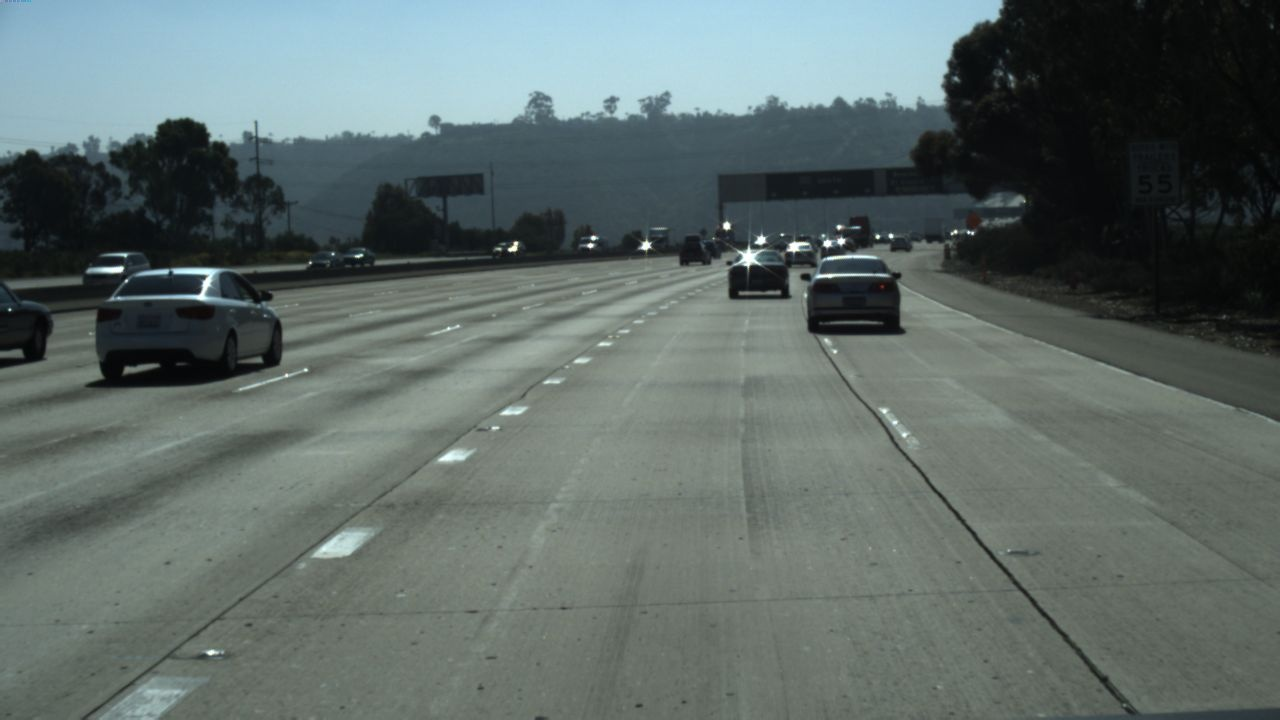
#> input picture lane/TUSimple/360/20.jpg, 1280 x 720 px, found by its file name
$ python visualize_annotation.py
#> lines starting #> are read from the running program, lines starting #| are printed output that depends on the picture; after the words box and inside, x2 and y2 are one past the last pixel; in counts of white or black regions, pixels touching at a corner belong together
import cv2
import json

img = cv2.imread("./TUSimple/360/20.jpg")
#> img is the input picture: shape (720, 1280, 3); mean B, G, R 104.7, 107.1, 94.9

with open("./TUSimple/label_data_0313.json", 'r') as f:
#> (reads lane/TUSimple/label_data_0313.json from the repository)
    labels = json.load(f)

lanes = labels['lanes']
h_samples = labels['h_samples']
colors = [(0, 0, 255), (0, 255, 0), (255, 0, 0), (255, 255, 0)]

for line, color in zip(lanes, colors):
    for x, y, in zip(line, h_samples):
        if x == -2:
            continue

        cv2.circle(img, (x, y), 2, color, 1)
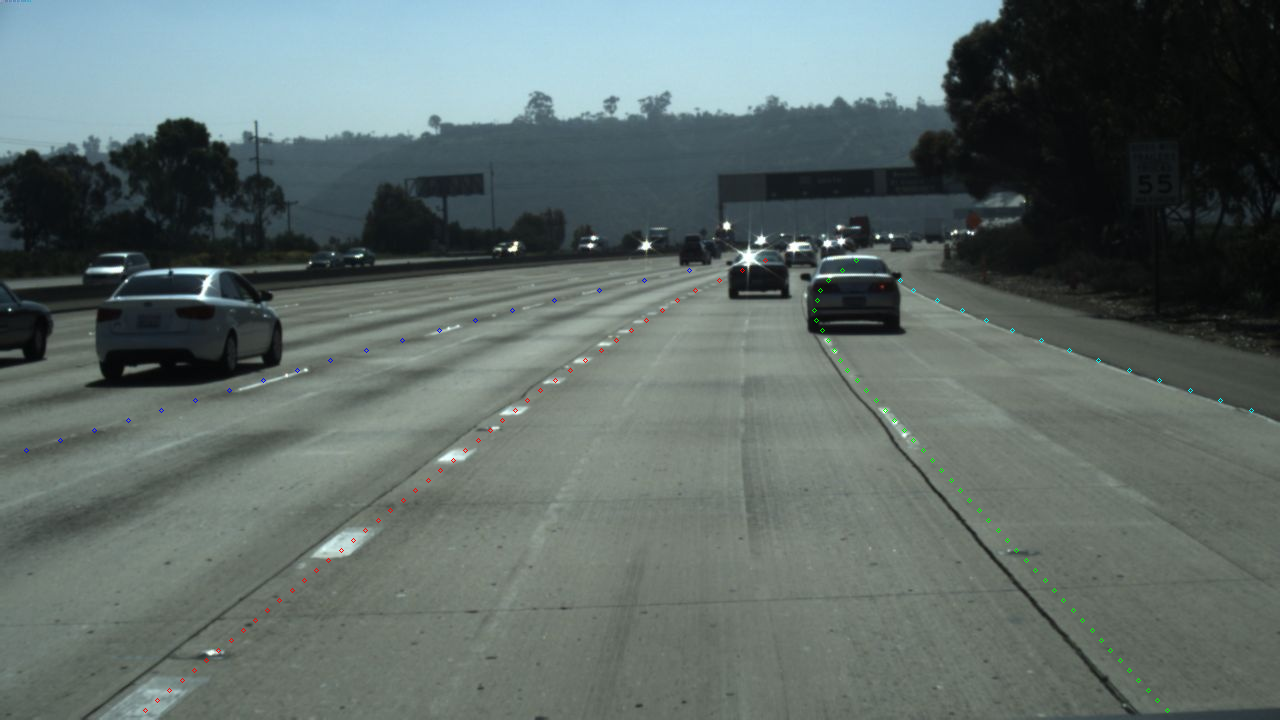
#> img: shape (720, 1280, 3); 0.11% of pixels changed, all inside (x1, y1, x2, y2) = (24, 258, 1254, 713)

cv2.imshow("vis", img)
cv2.waitKey(0)
cv2.destroyAllWindows()
